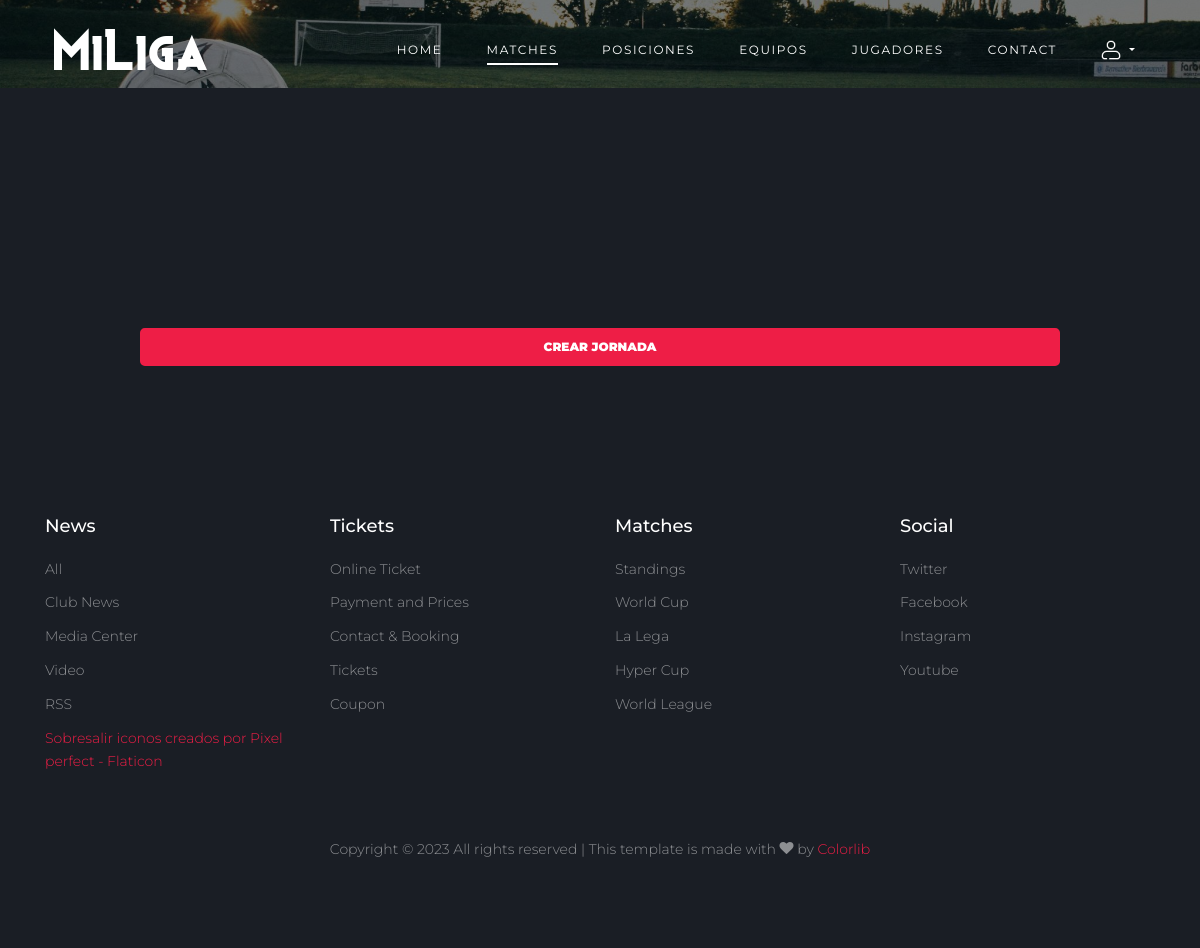
Before: /matches with the older database file.
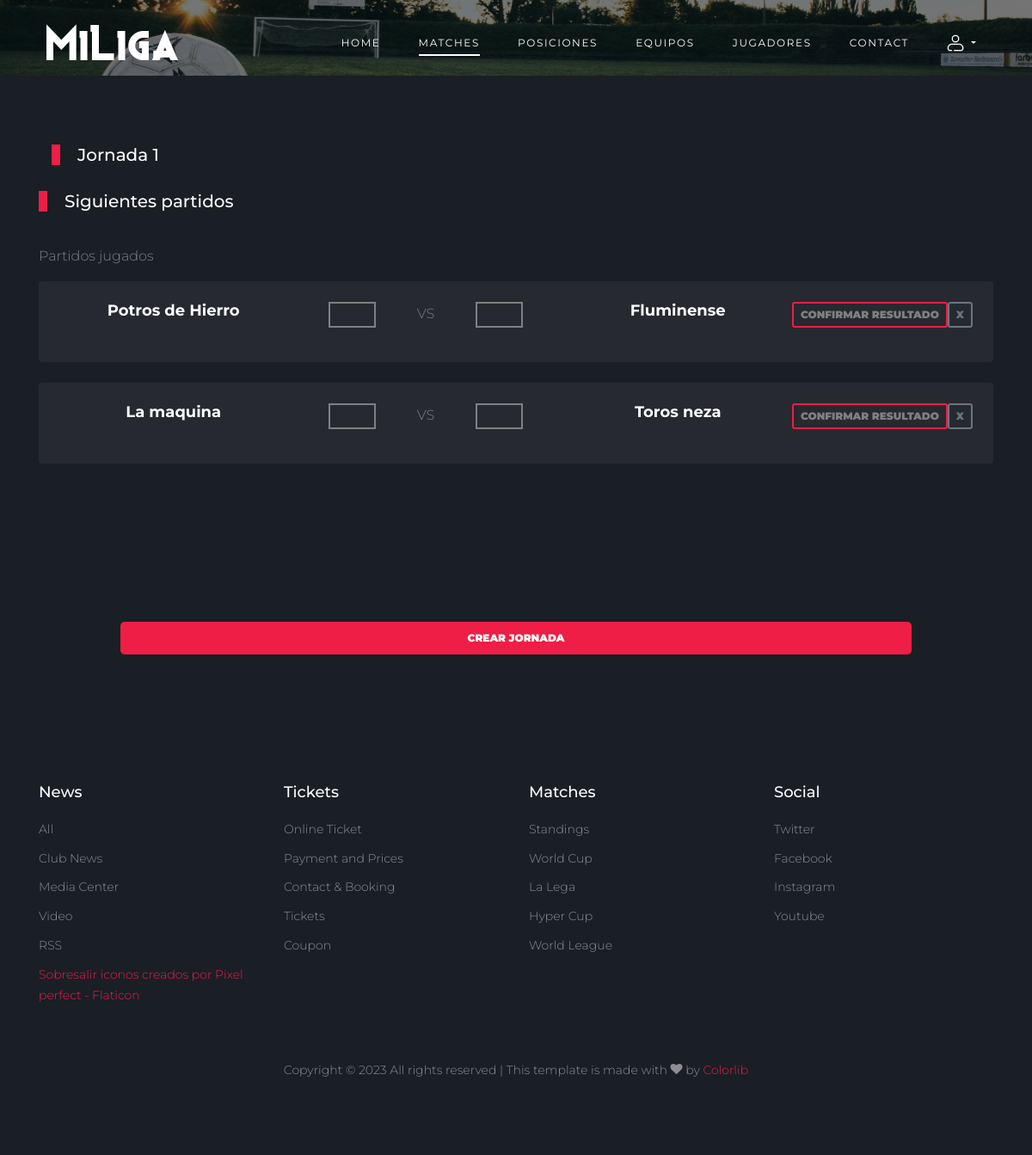
After: the same page with the newer database file.
### miliga/models.py (models this page shows, shortened)
class Jornada(models.Model):
    numero = models.IntegerField()
    vuelta = models.IntegerField(default=1)
    fecha_inicio = models.DateField(blank=True, null=True)
    fecha_terminacion = models.DateField(blank=True, null=True)
    jornada_terminada     = models.BooleanField(default=False)

class Partido(models.Model):
    fecha            = models.DateField()
    hora_inicio      = models.TimeField(blank=True, null=True)
    hora_terminacion = models.TimeField(blank=True, null=True)
    campo_juego      = models.ForeignKey(CampoDeJuego, on_delete=models.CASCADE)
    equipo_local     = models.ForeignKey(Equipo, on_delete=models.CASCADE, related_name='partidos_local')
    equipo_visitante = models.ForeignKey(Equipo, on_delete=models.CASCADE, related_name='partidos_visitante')
    goles_local      = models.PositiveIntegerField(blank=True, null=True)
    goles_visitante  = models.PositiveIntegerField(blank=True, null=True)
    jornada          = models.ForeignKey(Jornada, on_delete=models.CASCADE, default=0)
    finalizado       = models.BooleanField(default=False)
    resultado_confirmado       = models.BooleanField(default=False)
    class Meta:
        unique_together = ('fecha', 'hora_inicio', 'campo_juego')

class Equipo(models.Model):
    nombre     = models.CharField(max_length=100)
    campo      = models.CharField(max_length=100, blank=True, null=True, default=None)
    telefono   = models.CharField(max_length=100, blank=True, null=True, default=None)
    escudo_img = models.ImageField(upload_to='equipos/', blank=True, null=True)
    foto_img   = models.ImageField(upload_to='equipos/', blank=True, null=True)
    activo     = models.BooleanField(default=True)
    partidos_juados    = models.IntegerField(default=0)
    puntuacion         = models.IntegerField(default=0)
    partidos_ganados   = models.IntegerField(default=0)
    partidos_empatados = models.IntegerField(default=0)
    partidos_perdidos  = models.IntegerField(default=0)
    goles_a_favor      = models.IntegerField(default=0)
    goles_en_contra    = models.IntegerField(default=0)
    diferencia_goles   = models.IntegerField(default=0)
    def __str__(self):
        return self.nombre

### miliga/views/matches.py (the view)
# urls.py: path('matches', matches, name='matches'),
def matches(request):
    context = {}
    context['zona'] = 'matches'
    jornadas = Jornada.objects.prefetch_related('partido_set').order_by('-numero')
    context['jornadas'] = jornadas
    context = comprobar_mensajes(request, context)
    return render(request, 'miliga/matches.html',context)

### miliga/templates/miliga/matches.html (shortened to what this page needs)
{% extends 'miliga/base_1.html' %}
{% load static %}
{% block content %}
<div class="site-section bg-dark">
    <div class="container">
        {% for jornada in jornadas %}
        {% if jornada.jornada_terminada == False %}
        <div class="col-12 title-section">
            <h2 class="heading">Jornada {{jornada.numero}}</h2>
        </div>
        <div class="row mt-4">
            <div class="col-12 title-section">
                <h2 class="heading">Siguientes partidos</h2>
            </div>
        </div>
        <div class="row justify-content-center">
            <div class="col-12">
                <p class="heading">Partidos jugados</p>
            </div>
            {% for partido in jornada.partido_set.all %}
            {%if partido.finalizado %}
                {%if partido.resultado_confirmado %}
                <div class="col-lg-12 mb-4">
                    <div class="bg-light p-1 rounded">
                        <div class="widget-body">
                            <div class="widget-vs d-flex flex-column flex-md-column flex-lg-row ">
                                <div class="d-flex justify-content-between w-100">
                                    <div class="team-1 text-center flex-grow-1 maximo d-flex justify-content-around">
                                        <h3 class="texto-multilinea nom_equipo">{{partido.equipo_local}}</h3>
                                        <span class="resultado_conf">{{partido.goles_local}}</span>
                                    </div>
                                    <div>
                                        <span class="flex-grow-1 maximo"><span>VS</span></span>
                                    </div>
                                    <div class="team-2 text-center flex-grow-1 maximo d-flex justify-content-around">
                                        <span class="resultado_conf">{{partido.goles_visitante}}</span>
                                        <h3 class="texto-multilinea nom_equipo">{{partido.equipo_visitante}}</h3>
                                    </div>
                                </div>
                            </div>
                        </div>
                    </div>
                </div>
                {%else%}
                <div class="col-lg-12 mb-4">
                    <div class="bg-light p-1 rounded">
                        <div class="widget-body">
                            <div class="widget-vs d-flex flex-column flex-md-column flex-lg-row ">
                                    <form id="" class="form_confirmar_resultado_{{partido.id}} d-flex justify-content-between w-100" action="{% url 'miliga:confirmar_resultado' partido.id%}" method="post">
                                        <div class="team-1 text-center flex-grow-1 maximo d-flex justify-content-around">
                                            <h3 class="texto-multilinea nom_equipo">{{partido.equipo_local}}</h3>
                                            <span class=""><input name="goles_local" type="number"></span>
                                        </div>
                                        <div>
                                            <span class="flex-grow-1 maximo"><span>VS</span></span>
                                        </div>
                                        <div class="team-2 text-center flex-grow-1 maximo d-flex justify-content-around">
                                            <span class=""><input name="goles_visitante" type="number"></span>
                                            <h3 class="texto-multilinea nom_equipo">{{partido.equipo_visitante}}</h3>
                                        </div>
                                    </form>
                                <div class="text-center widget-vs-contents mb-3">
                                    <p class="mb-0"><a id=""
                                        class="confirmar_resultado btn btn-outline-primary btn-sm" data-id="{{partido.id}}">Confirmar resultado</a></p>
                                </div>
                                <div class="text-center widget-vs-contents mb-1">
                                    <p class="mb-0"><a href="{% url 'miliga:finalizar_partido' 0 partido.id %}"
                                        class="btn btn-outline-secondary btn-sm">X</a></p>
                                </div>
                            </div>
                        </div>
                    </div>
                </div>
                {%endif%}
            {%endif%}
            {%endfor%}
        </div>
        {%endif%}
        {%endfor%}
    </div>
</div>
<div class="site-section bg-dark">
    <div class="container">
      <div class="row justify-content-center">
        <div class="col-lg-10 ">
          <a href="{%url 'miliga:crear_jornada'%}" class="btn btn-primary btn-lg btn-block">crear jornada</a>
        </div>
      </div>
    </div>
  </div>
{% endblock %}

### miliga/templates/miliga/base_1.html (shortened to what this page needs)
{% load static %}
<!DOCTYPE html>
<html lang="en">
<head>
  <link rel="stylesheet" href="{%static 'fonts/icomoon/style.css'  %}">
  <link rel="stylesheet" href="{%static 'css/bootstrap/bootstrap.css'  %}">
  <link rel="stylesheet" href="{%static 'css/jquery-ui.css'  %}">
  <link rel="stylesheet" href="{%static 'css/owl.carousel.min.css'  %}">
  <link rel="stylesheet" href="{%static 'css/owl.theme.default.min.css'  %}">
  <link rel="stylesheet" href="{%static 'css/owl.theme.default.min.css'  %}">
  <link rel="stylesheet" href="{%static 'css/jquery.fancybox.min.css'  %}">
  <link rel="stylesheet" href="{%static 'css/bootstrap-datepicker.css'  %}">
  <link rel="stylesheet" href="{%static 'fonts/flaticon/font/flaticon.css'  %}">
  <link rel="stylesheet" href="{%static 'css/aos.css'  %}">
  <link rel="stylesheet" href="{%static 'css/style.css'  %}">
</head>
<body>
  <div class="site-wrap">
    <header class="site-navbar py-4" role="banner">
      <div class="container">
        <div class="d-flex align-items-center">
          <div class="site-logo">
            <a href="{% url 'miliga:index' %}">
              <img src="{% static 'images/miliga_sm.png'%}" alt="Logo">
            </a>
          </div>
          <div class="ml-auto">
            <nav class="site-navigation position-relative text-right" role="navigation">
              <ul class="site-menu main-menu js-clone-nav mr-auto d-none d-lg-block">
                <li class="{% if zona == 'index' %}active{% endif %}"><a href="{% url 'miliga:index' %}" class="nav-link">Home</a></li>
                <li class="{% if zona == 'matches' %}active{% endif %}"><a href="{% url 'miliga:matches' %}" class="nav-link">Matches</a></li>
                <li class="{% if zona == 'posiciones' %}active{% endif %}"><a href="{% url 'miliga:posiciones' %}">posiciones</a></li>
                <li class="{% if zona == 'equipos' %}active{% endif %}"><a href="{% url 'miliga:equipos' %}">Equipos</a></li>
                <li class="{% if zona == 'jugadores' %}active{% endif %}"><a href="{% url 'miliga:jugadores' %}" class="nav-link">Jugadores</a></li>
                <li class="{% if zona == 'home' %}active{% endif %}"><a href="contact.html" class="nav-link">Contact</a></li>
                {% if user.is_authenticated %}
                <li class="nav-item dropdown">
                  <a class="nav-link dropdown-toggle" href="#" role="button" data-toggle="dropdown" aria-expanded="false">
                    <span><img src="{% static 'images/usuario.png' %}" height="20" width="20" alt=""></span>
                  </a>
                  <div class="dropdown-menu">
                    <a class="dropdown-item" href="#">{{user.username}}</a>
                    <div class="dropdown-divider"></div>
                    <a class="dropdown-item" href="{% url 'miliga:salir' %}">Cerrar Sesión</a>
                  </div>
                </li>
                {%else%}
                <li class="nav-item dropdown">
                  <a class="nav-link dropdown-toggle" href="#" role="button" data-toggle="dropdown" aria-expanded="false">
                    <span><img src="{% static 'images/usuario.png' %}" height="20" width="20" alt=""></span>
                  </a>
                </li>
                {%endif%}
              </ul>
            </nav>
          </div>
        </div>
      </div>
    </header>
    <div class="hero overlay" style="background-image: url({%static 'images/futbol_pasto.jpg'%});">
    </div>
    {% block content %}
    {% endblock %}
    <footer class="footer-section">
      <div class="container">
        <div class="row">
          <div class="col-lg-3">
            <div class="widget mb-3">
              <h3>News</h3>
              <ul class="list-unstyled links">
                <li><a href="#">All</a></li>
                <li><a href="#">Club News</a></li>
                <li><a href="#">Media Center</a></li>
                <li><a href="#">Video</a></li>
                <li><a href="#">RSS</a></li>
                <a href="https://www.flaticon.es/iconos-gratis/sobresalir" title="sobresalir iconos">Sobresalir iconos creados por Pixel perfect - Flaticon</a>
              </ul>
            </div>
          </div>
          <div class="col-lg-3">
            <div class="widget mb-3">
              <h3>Tickets</h3>
              <ul class="list-unstyled links">
                <li><a href="#">Online Ticket</a></li>
                <li><a href="#">Payment and Prices</a></li>
                <li><a href="#">Contact &amp; Booking</a></li>
                <li><a href="#">Tickets</a></li>
                <li><a href="#">Coupon</a></li>
              </ul>
            </div>
          </div>
          <div class="col-lg-3">
            <div class="widget mb-3">
              <h3>Matches</h3>
              <ul class="list-unstyled links">
                <li><a href="#">Standings</a></li>
                <li><a href="#">World Cup</a></li>
                <li><a href="#">La Lega</a></li>
                <li><a href="#">Hyper Cup</a></li>
                <li><a href="#">World League</a></li>
              </ul>
            </div>
          </div>
          <div class="col-lg-3">
            <div class="widget mb-3">
              <h3>Social</h3>
              <ul class="list-unstyled links">
                <li><a href="#">Twitter</a></li>
                <li><a href="#">Facebook</a></li>
                <li><a href="#">Instagram</a></li>
                <li><a href="#">Youtube</a></li>
              </ul>
            </div>
          </div>
        </div>
        <div class="row text-center">
          <div class="col-md-12">
            <div class=" pt-5">
              <p>
                Copyright &copy;
                 All rights reserved | This template is made with <i class="icon-heart"
                  aria-hidden="true"></i> by <a href="https://colorlib.com" target="_blank">Colorlib</a>
              </p>
            </div>
          </div>
        </div>
      </div>
    </footer>
  </div>
</body>
</html>

Changed rows visible on the page:
added Jornada: numero "1"
added Partido: equipo_local "Potros de Hierro", equipo_visitante "Fluminense"
added Partido: equipo_local "La maquina", equipo_visitante "Toros neza"
